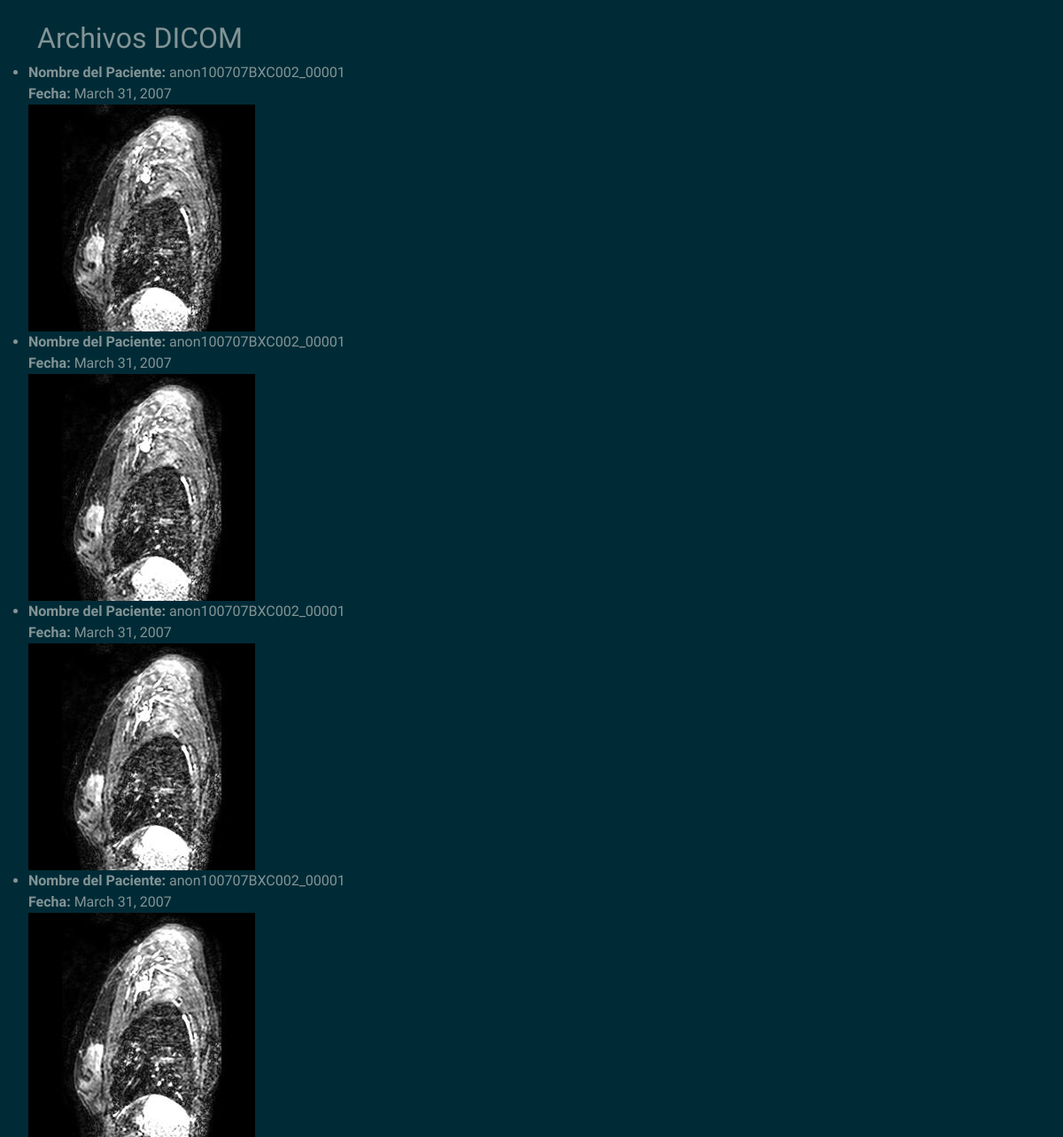
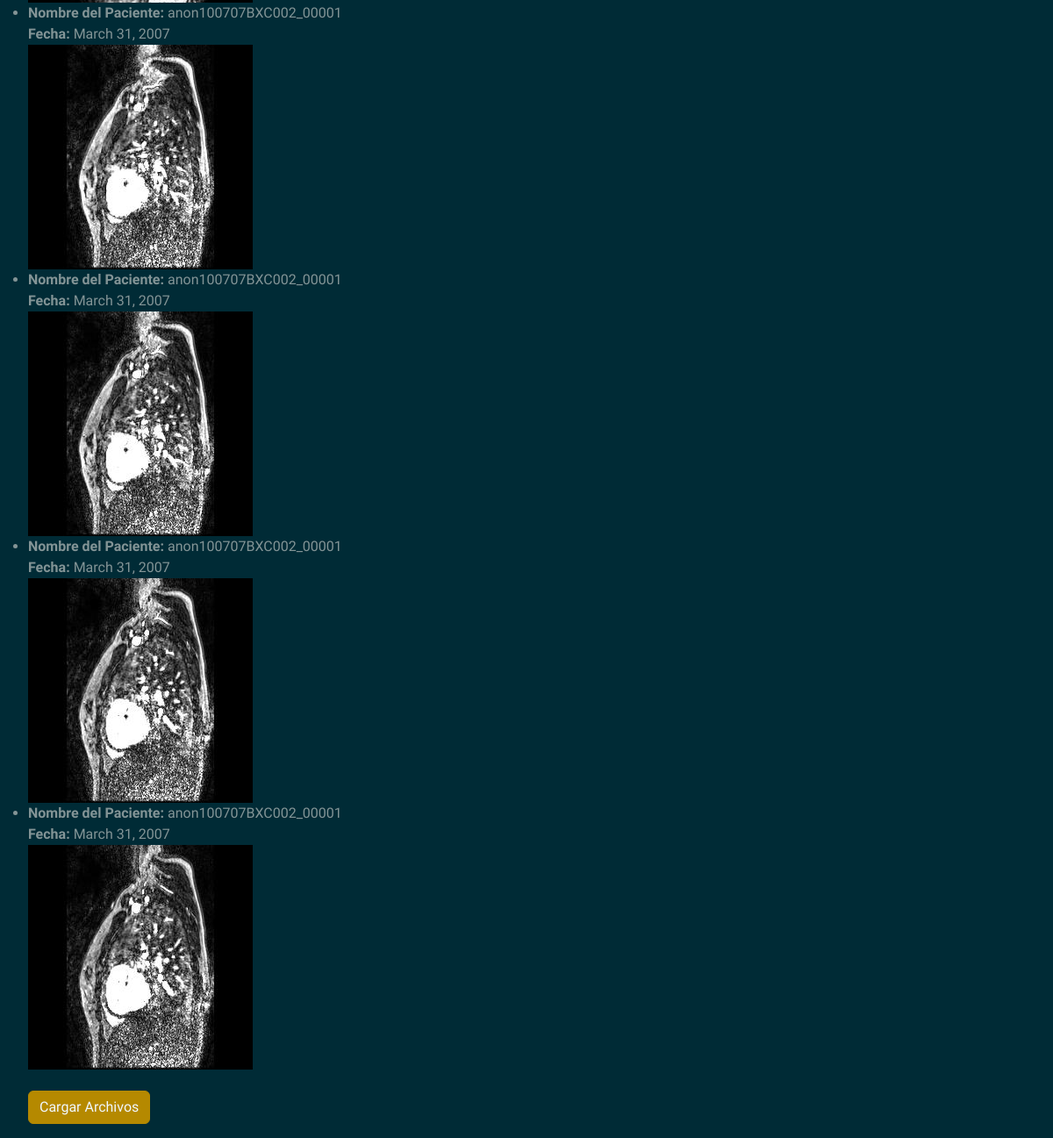
The app's page /session/ver/ with its own data (2 pictures, top to bottom).
### session/models.py (models this page shows, shortened)
class ArchivoDicom(models.Model):
    archivo = models.FileField(upload_to='archivos_dicom/')
    nombre_paciente = models.CharField(max_length=255)
    fecha = models.DateField(null=True, blank=True)  # Permitir que la fecha sea nula
    nombre_estudio = models.CharField(max_length=255,null=True)
    genero = models.CharField(max_length=10,null=True)
    nombre_maquinaria = models.CharField(max_length=255,null=True)
    imagen_indexada = models.ImageField(upload_to='imagenes_indexadas/', null=True, blank=True)

### session/views.py (the view)
# urls.py: path('ver/', ver_archivos_dicom, name='ver_archivos_dicom'),
def ver_archivos_dicom(request):
    archivos_dicom = ArchivoDicom.objects.all()
    return render(request, 'ver_archivos_dicom.html', {'archivos_dicom': archivos_dicom})

### session/templates/ver_archivos_dicom.html (shortened to what this page needs)
<!DOCTYPE html>
<html lang="en">
<head>
    <link rel="stylesheet" type="text/css" href="https://bootswatch.com/5/solar/bootstrap.min.css">
</head>
<body>
    <br>
    <div class="container"><h2>Archivos DICOM</h2></div>
    <ul>
        {% for archivo_dicom in archivos_dicom %}
            <li>
                <strong>Nombre del Paciente:</strong> {{ archivo_dicom.nombre_paciente }}<br>
                <strong>Fecha:</strong> {{ archivo_dicom.fecha }}<br>
                <img src="{{ archivo_dicom.imagen_indexada.url }}" alt="Imagen Indexada"><br>
            </li>
        {% endfor %}
        <br>
        <button class="btn btn-primary"><a style="color: aliceblue; text-decoration: none;" href="{% url 'cargar_archivo_dicom' %}">Cargar Archivos</a></button>
    </ul>
</body>
</html>

### records on screen
ArchivoDicom: nombre_paciente "anon100707BXC002_00001", fecha "March 31, 2007", imagen_indexada (picture)
ArchivoDicom: nombre_paciente "anon100707BXC002_00001", fecha "March 31, 2007", imagen_indexada (picture)
ArchivoDicom: nombre_paciente "anon100707BXC002_00001", fecha "March 31, 2007", imagen_indexada (picture)
ArchivoDicom: nombre_paciente "anon100707BXC002_00001", fecha "March 31, 2007", imagen_indexada (picture)
ArchivoDicom: nombre_paciente "anon100707BXC002_00001", fecha "March 31, 2007", imagen_indexada (picture)
ArchivoDicom: nombre_paciente "anon100707BXC002_00001", fecha "March 31, 2007", imagen_indexada (picture)
ArchivoDicom: nombre_paciente "anon100707BXC002_00001", fecha "March 31, 2007", imagen_indexada (picture)
ArchivoDicom: nombre_paciente "anon100707BXC002_00001", fecha "March 31, 2007", imagen_indexada (picture)
